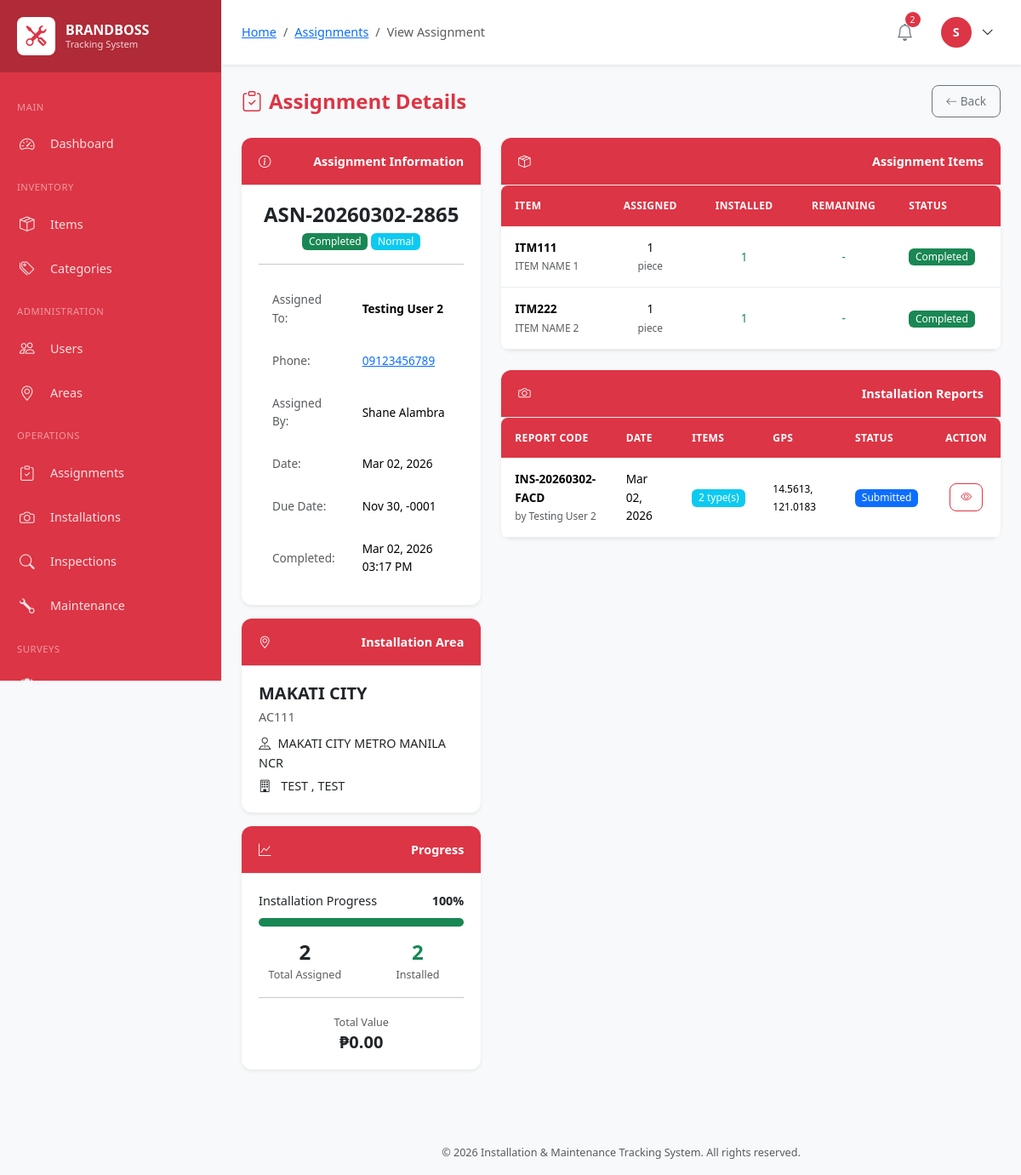
The page /modules/assignments/view.php?id=2 (signed in) on the database its author committed.
### tables this page shows
CREATE TABLE `users` (
  `id` int(10) UNSIGNED NOT NULL,
  `employee_id` varchar(50) NOT NULL,
  `username` varchar(100) NOT NULL,
  `password` varchar(255) NOT NULL,
  `email` varchar(150) NOT NULL,
  `full_name` varchar(200) NOT NULL,
  `phone` varchar(20) DEFAULT NULL,
  `role` enum('super_admin','user_1','user_2','user_3','user_4') NOT NULL,
  `profile_image` varchar(255) DEFAULT NULL,
  `status` enum('active','inactive','suspended') DEFAULT 'active',
  `last_login` datetime DEFAULT NULL,
  `created_by` int(10) UNSIGNED DEFAULT NULL,
  `created_at` timestamp NOT NULL DEFAULT current_timestamp(),
  `updated_at` timestamp NOT NULL DEFAULT current_timestamp() ON UPDATE current_timestamp()
);

CREATE TABLE `assignments` (
  `id` bigint(20) UNSIGNED NOT NULL,
  `assignment_code` varchar(50) NOT NULL,
  `assigned_to` int(10) UNSIGNED NOT NULL,
  `area_id` int(10) UNSIGNED NOT NULL,
  `assignment_date` date NOT NULL,
  `due_date` date DEFAULT NULL,
  `priority` enum('low','normal','high','urgent') DEFAULT 'normal',
  `status` enum('pending','in_progress','completed','cancelled') DEFAULT 'pending',
  `notes` text DEFAULT NULL,
  `assigned_by` int(10) UNSIGNED NOT NULL,
  `completed_at` datetime DEFAULT NULL,
  `created_at` timestamp NOT NULL DEFAULT current_timestamp(),
  `updated_at` timestamp NOT NULL DEFAULT current_timestamp() ON UPDATE current_timestamp()
);

CREATE TABLE `installation_areas` (
  `id` int(10) UNSIGNED NOT NULL,
  `area_code` varchar(50) NOT NULL,
  `area_name` varchar(200) NOT NULL,
  `address` text DEFAULT NULL,
  `city` varchar(100) DEFAULT NULL,
  `province` varchar(100) DEFAULT NULL,
  `region` varchar(100) DEFAULT NULL,
  `latitude` decimal(10,8) DEFAULT NULL,
  `longitude` decimal(11,8) DEFAULT NULL,
  `status` enum('active','inactive') DEFAULT 'active',
  `created_at` timestamp NOT NULL DEFAULT current_timestamp(),
  `updated_at` timestamp NOT NULL DEFAULT current_timestamp() ON UPDATE current_timestamp()
);

CREATE TABLE `assignment_items` (
  `id` bigint(20) UNSIGNED NOT NULL,
  `assignment_id` bigint(20) UNSIGNED NOT NULL,
  `item_id` int(10) UNSIGNED NOT NULL,
  `quantity_assigned` int(10) UNSIGNED NOT NULL,
  `quantity_installed` int(10) UNSIGNED DEFAULT 0,
  `status` enum('pending','partial','completed') DEFAULT 'pending',
  `created_at` timestamp NOT NULL DEFAULT current_timestamp(),
  `updated_at` timestamp NOT NULL DEFAULT current_timestamp() ON UPDATE current_timestamp()
);

CREATE TABLE `inventory_items` (
  `id` int(10) UNSIGNED NOT NULL,
  `item_code` varchar(50) NOT NULL,
  `item_name` varchar(200) NOT NULL,
  `category_id` int(10) UNSIGNED NOT NULL,
  `description` text DEFAULT NULL,
  `unit` varchar(50) DEFAULT 'piece',
  `quantity_available` int(10) UNSIGNED DEFAULT 0,
  `quantity_reserved` int(10) UNSIGNED DEFAULT 0,
  `quantity_installed` int(10) UNSIGNED DEFAULT 0,
  `reorder_level` int(10) UNSIGNED DEFAULT 10,
  `unit_cost` decimal(12,2) DEFAULT 0.00,
  `status` enum('active','inactive','discontinued') DEFAULT 'active',
  `created_by` int(10) UNSIGNED NOT NULL,
  `created_at` timestamp NOT NULL DEFAULT current_timestamp(),
  `updated_at` timestamp NOT NULL DEFAULT current_timestamp() ON UPDATE current_timestamp()
);

CREATE TABLE `installation_reports` (
  `id` bigint(20) UNSIGNED NOT NULL,
  `report_code` varchar(50) NOT NULL,
  `assignment_id` bigint(20) UNSIGNED NOT NULL,
  `installer_id` int(10) UNSIGNED NOT NULL,
  `installation_date` date NOT NULL,
  `latitude` decimal(10,8) NOT NULL,
  `longitude` decimal(11,8) NOT NULL,
  `location_address` text DEFAULT NULL,
  `overall_remarks` text DEFAULT NULL,
  `status` enum('submitted','reviewed','approved','rejected') DEFAULT 'submitted',
  `reviewed_by` int(10) UNSIGNED DEFAULT NULL,
  `reviewed_at` datetime DEFAULT NULL,
  `created_at` timestamp NOT NULL DEFAULT current_timestamp(),
  `updated_at` timestamp NOT NULL DEFAULT current_timestamp() ON UPDATE current_timestamp()
);

### modules/assignments/view.php (the view, shortened to what the rows shown need)
<?php
require_once '../../includes/header.php';
$db = Database::getInstance();
$currentRole = $auth->role();
$assignmentId = intval($_GET['id'] ?? 0);
$assignment = $db->fetch(
    "SELECT a.*,
            ia.area_code, ia.area_name, ia.address, ia.city, ia.province, ia.latitude, ia.longitude,
            u1.full_name as assigned_to_name, u1.phone as assigned_to_phone, u1.email as assigned_to_email,
            u2.full_name as assigned_by_name
     FROM assignments a
     JOIN installation_areas ia ON a.area_id = ia.id
     JOIN users u1 ON a.assigned_to = u1.id
     JOIN users u2 ON a.assigned_by = u2.id
     WHERE a.id = ?",
    [$assignmentId]
);
$items = $db->fetchAll(
    "SELECT ai.*, i.item_code, i.item_name, i.unit, i.unit_cost
     FROM assignment_items ai
     JOIN inventory_items i ON ai.item_id = i.id
     WHERE ai.assignment_id = ?
     ORDER BY i.item_name",
    [$assignmentId]
);
$installations = $db->fetchAll(
    "SELECT ir.*, u.full_name as installer_name,
            (SELECT COUNT(*) FROM installation_report_items WHERE report_id = ir.id) as item_count
     FROM installation_reports ir
     JOIN users u ON ir.installer_id = u.id
     WHERE ir.assignment_id = ?
     ORDER BY ir.created_at DESC",
    [$assignmentId]
);
?>
<div class="d-flex justify-content-between align-items-center mb-4">
    <h1 class="page-title mb-0">
        <i class="bi bi-clipboard-check me-2"></i>Assignment Details
    </h1>
</div>
<div class="row">
    <div class="col-lg-4 mb-4">
        <div class="card mb-3">
            <div class="card-body">
                <div class="text-center mb-3">
                    <h4 class="mb-1"><?php echo clean($assignment['assignment_code']); ?></h4>
                    <?php echo statusBadge($assignment['status']); ?>
                    <?php echo priorityBadge($assignment['priority']); ?>
                </div>
                <table class="table table-sm table-borderless mb-0">
                    <tr>
                        <td><strong><?php echo clean($assignment['assigned_to_name']); ?></strong></td>
                    </tr>
                    <?php if ($assignment['assigned_to_phone']): ?>
                    <tr>
                        <td class="text-muted">Phone:</td>
                        <td><a href="tel:<?php echo $assignment['assigned_to_phone']; ?>"><?php echo clean($assignment['assigned_to_phone']); ?></a></td>
                    </tr>
                    <?php endif; ?>
                    <tr>
                        <td class="text-muted">Assigned By:</td>
                        <td><?php echo clean($assignment['assigned_by_name']); ?></td>
                    </tr>
                    <tr>
                        <td class="text-muted">Date:</td>
                        <td><?php echo formatDate($assignment['assignment_date']); ?></td>
                    </tr>
                    <tr>
                        <td class="text-muted">Due Date:</td>
                        <td>
                            <?php
                            echo formatDate($assignment['due_date']);
                            ?>
                        </td>
                    </tr>
                    <?php if ($assignment['completed_at']): ?>
                    <tr>
                        <td class="text-muted">Completed:</td>
                        <td><?php echo formatDateTime($assignment['completed_at']); ?></td>
                    </tr>
                    <?php endif; ?>
                </table>
            </div>
        </div>
        <div class="card mb-3">
            <div class="card-body">
                <h5 class="mb-1"><?php echo clean($assignment['area_name']); ?></h5>
                <p class="text-muted mb-2"><?php echo clean($assignment['area_code']); ?></p>
                <?php if ($assignment['address']): ?>
                <p class="mb-1"><i class="bi bi-pin-map me-2"></i><?php echo clean($assignment['address']); ?></p>
                <?php endif; ?>
                <p class="mb-0">
                    <i class="bi bi-building me-2"></i>
                    <?php echo clean($assignment['city']); ?>
                    <?php if ($assignment['province']): ?>, <?php echo clean($assignment['province']); ?><?php endif; ?>
                </p>
            </div>
        </div>
    </div>
    <div class="col-lg-8 mb-4">
        <div class="card mb-4">
            <div class="card-body p-0">
                <div class="table-responsive">
                    <table class="table table-hover mb-0">
                        <thead>
                            <tr>
                                <th>Item</th>
                                <th class="text-center">Assigned</th>
                                <th class="text-center">Installed</th>
                                <th class="text-center">Remaining</th>
                                <th>Status</th>
                            </tr>
                        </thead>
                        <tbody>
                            <?php foreach ($items as $item): ?>
                            <?php $remaining = $item['quantity_assigned'] - $item['quantity_installed']; ?>
                            <tr>
                                <td>
                                    <strong><?php echo clean($item['item_code']); ?></strong>
                                    <br><small class="text-muted"><?php echo clean($item['item_name']); ?></small>
                                </td>
                                <td class="text-center">
                                    <?php echo number_format($item['quantity_assigned']); ?>
                                    <br><small class="text-muted"><?php echo $item['unit']; ?></small>
                                </td>
                                <td class="text-center">
                                    <span class="text-success"><?php echo number_format($item['quantity_installed']); ?></span>
                                </td>
                                <td class="text-center">
                                    <?php if ($remaining > 0): ?>
                                    <span class="text-warning"><?php echo number_format($remaining); ?></span>
                                    <?php else: ?>
                                    <span class="text-success">-</span>
                                    <?php endif; ?>
                                </td>
                                <td><?php echo statusBadge($item['status']); ?></td>
                            </tr>
                            <?php endforeach; ?>
                        </tbody>
                    </table>
                </div>
            </div>
        </div>
        <div class="card">
            <div class="card-body p-0">
                <?php if (empty($installations)): ?>
                <div class="text-center text-muted py-4">
                    <i class="bi bi-camera display-4 d-block mb-2"></i>
                    <p class="mb-0">No installation reports yet</p>
                    <?php if ($currentRole === 'user_2' && in_array($assignment['status'], ['pending', 'in_progress'])): ?>
                    <a href="../installations/create.php?assignment_id=<?php echo $assignmentId; ?>" class="btn btn-primary mt-3">
                        <i class="bi bi-plus-lg me-1"></i>Submit First Report
                    </a>
                    <?php endif; ?>
                </div>
                <?php else: ?>
                <div class="table-responsive">
                    <table class="table table-hover mb-0">
                        <thead>
                            <tr>
                                <th>Report Code</th>
                                <th>Date</th>
                                <th>Items</th>
                                <th>GPS</th>
                                <th>Status</th>
                                <th class="text-center">Action</th>
                            </tr>
                        </thead>
                        <tbody>
                            <?php foreach ($installations as $inst): ?>
                            <tr>
                                <td>
                                    <strong><?php echo clean($inst['report_code']); ?></strong>
                                    <br><small class="text-muted">by <?php echo clean($inst['installer_name']); ?></small>
                                </td>
                                <td><?php echo formatDate($inst['installation_date']); ?></td>
                                <td>
                                    <span class="badge bg-info"><?php echo $inst['item_count']; ?> type(s)</span>
                                </td>
                                <td>
                                    <small>
                                        <?php echo number_format($inst['latitude'], 4); ?>,
                                        <?php echo number_format($inst['longitude'], 4); ?>
                                    </small>
                                </td>
                                <td><?php echo statusBadge($inst['status']); ?></td>
                                <td class="text-center">
                                    <a href="../installations/view.php?id=<?php echo $inst['id']; ?>" class="btn btn-sm btn-outline-primary">
                                        <i class="bi bi-eye"></i>
                                    </a>
                                </td>
                            </tr>
                            <?php endforeach; ?>
                        </tbody>
                    </table>
                </div>
                <?php endif; ?>
            </div>
        </div>
    </div>
</div>
<?php require_once '../../includes/footer.php'; ?>

### includes/header.php (shortened to what the rows shown need)
<?php
require_once __DIR__ . '/../classes/Database.php';
require_once __DIR__ . '/../classes/Auth.php';
require_once __DIR__ . '/helpers.php';
$auth = Auth::getInstance();
$auth->requireAuth();
$currentUser = $auth->user();
?>
<!DOCTYPE html>
<html lang="en">
<head>
    <link href="https://cdn.jsdelivr.net/npm/bootstrap@5.3.2/dist/css/bootstrap.min.css" rel="stylesheet">
    <link href="https://cdn.jsdelivr.net/npm/bootstrap-icons@1.11.1/font/bootstrap-icons.css" rel="stylesheet">
    <link href="https://cdn.datatables.net/1.13.6/css/dataTables.bootstrap5.min.css" rel="stylesheet">
    <link href="<?php echo APP_URL; ?>/assets/css/style.css" rel="stylesheet">
    <link href="https://unpkg.com/leaflet@1.9.4/dist/leaflet.css" rel="stylesheet">
</head>
<body>
    <main class="main-content">
        <header class="top-navbar">
            <div class="navbar-right">
                <div class="dropdown user-dropdown">
                    <button class="user-btn" data-bs-toggle="dropdown">
                        <div class="user-avatar">
                            <?php echo strtoupper(substr($currentUser['full_name'], 0, 1)); ?>
                        </div>
                        <i class="bi bi-chevron-down ms-1"></i>
                    </button>
                </div>
            </div>
        </header>
        <div class="content-area">

### includes/helpers.php (shortened to what the rows shown need)
<?php
function clean($data) {
    return htmlspecialchars(trim($data), ENT_QUOTES, 'UTF-8');
}
function formatDate(?string $date, string $format = 'M d, Y'): string {
    return date($format, strtotime($date));
}
function formatDateTime(?string $datetime, string $format = 'M d, Y h:i A'): string {
    return date($format, strtotime($datetime));
}
function statusBadge(string $status): string {
    $color = STATUS_COLORS[$status] ?? 'secondary';
    $label = ucwords(str_replace('_', ' ', $status));
    return "<span class=\"badge bg-{$color}\">{$label}</span>";
}
function priorityBadge(string $priority): string {
    $color = PRIORITY_COLORS[$priority] ?? 'secondary';
    $label = ucfirst($priority);
    return "<span class=\"badge bg-{$color}\">{$label}</span>";
}

### rows shown on the page
users: full_name "S"
assignments: assignment_code "ASN-20260302-2865", status "Completed", priority "Normal", assigned_to.full_name "Testing User 2", assigned_to.phone "09123456789", assigned_by.full_name "Shane Alambra", assignment_date "Mar 02, 2026", due_date "Nov 30, -0001", completed_at "Mar 02, 2026 03:17 PM", area.area_name "MAKATI CITY", area.area_code "AC111", area.address "MAKATI CITY METRO MANILA NCR", area.city "TEST", area.province "TEST"
assignment_items: item.item_code "ITM111", item.item_name "ITEM NAME 1", quantity_assigned "1", item.unit "piece", quantity_installed "1", status "Completed"
assignment_items: item.item_code "ITM222", item.item_name "ITEM NAME 2", quantity_assigned "1", item.unit "piece", quantity_installed "1", status "Completed"
installation_reports: report_code "INS-20260302-FACD", installer.full_name "Testing User 2", installation_date "Mar 02, 2026", item_count "2", latitude "14.5613", longitude "121.0183", status "Submitted"

### other values the page prints
$crumb['title'] "Assignments"
$crumb['title'] "View Assignment"
$notificationCount "2"
$progress "100"
$totalAssigned "2"
$totalInstalled "2"
formatCurrency($totalValue) "₱0.00"
APP_NAME "Installation & Maintenance Tracking System"
